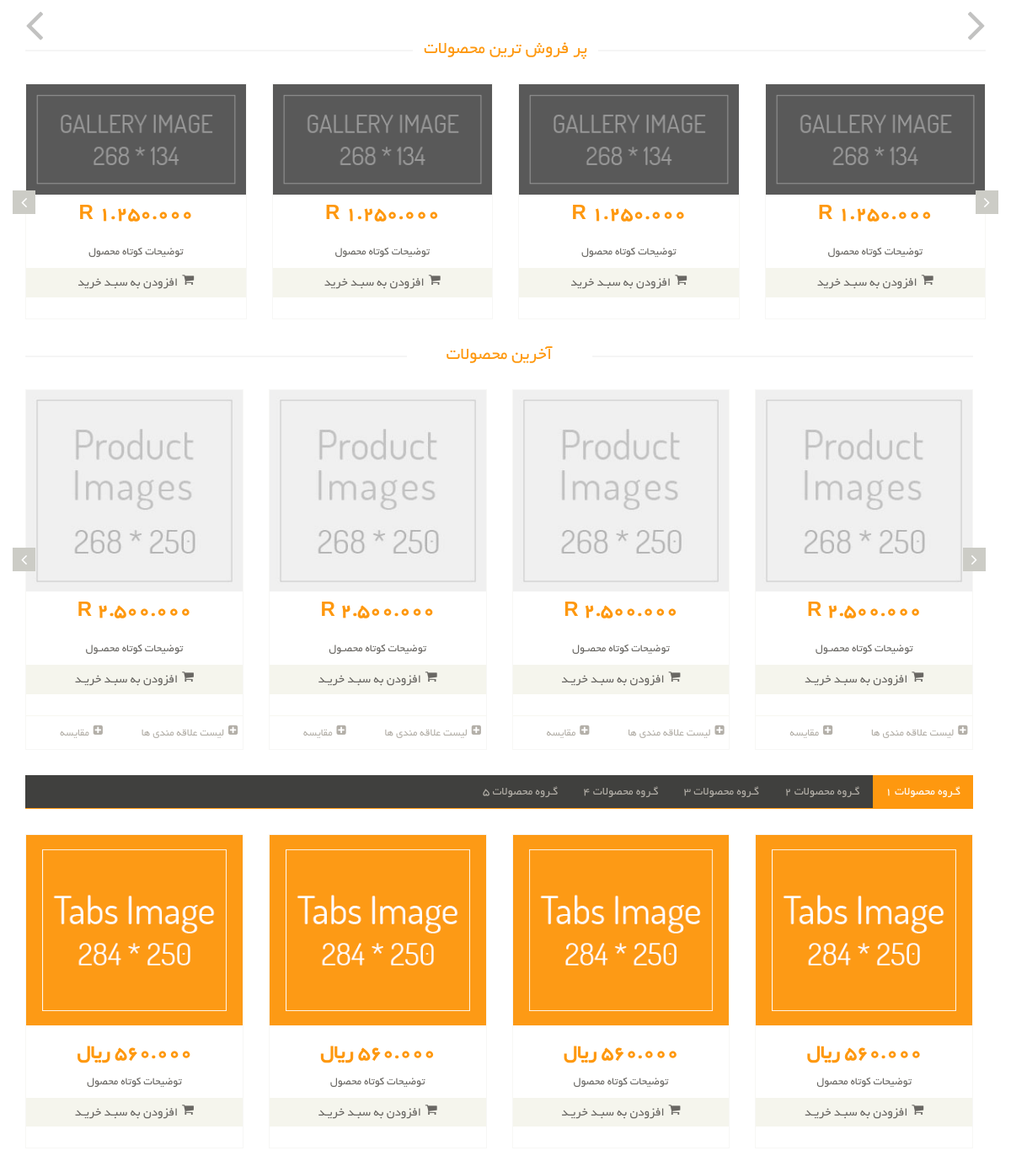
The app's page /, older data.
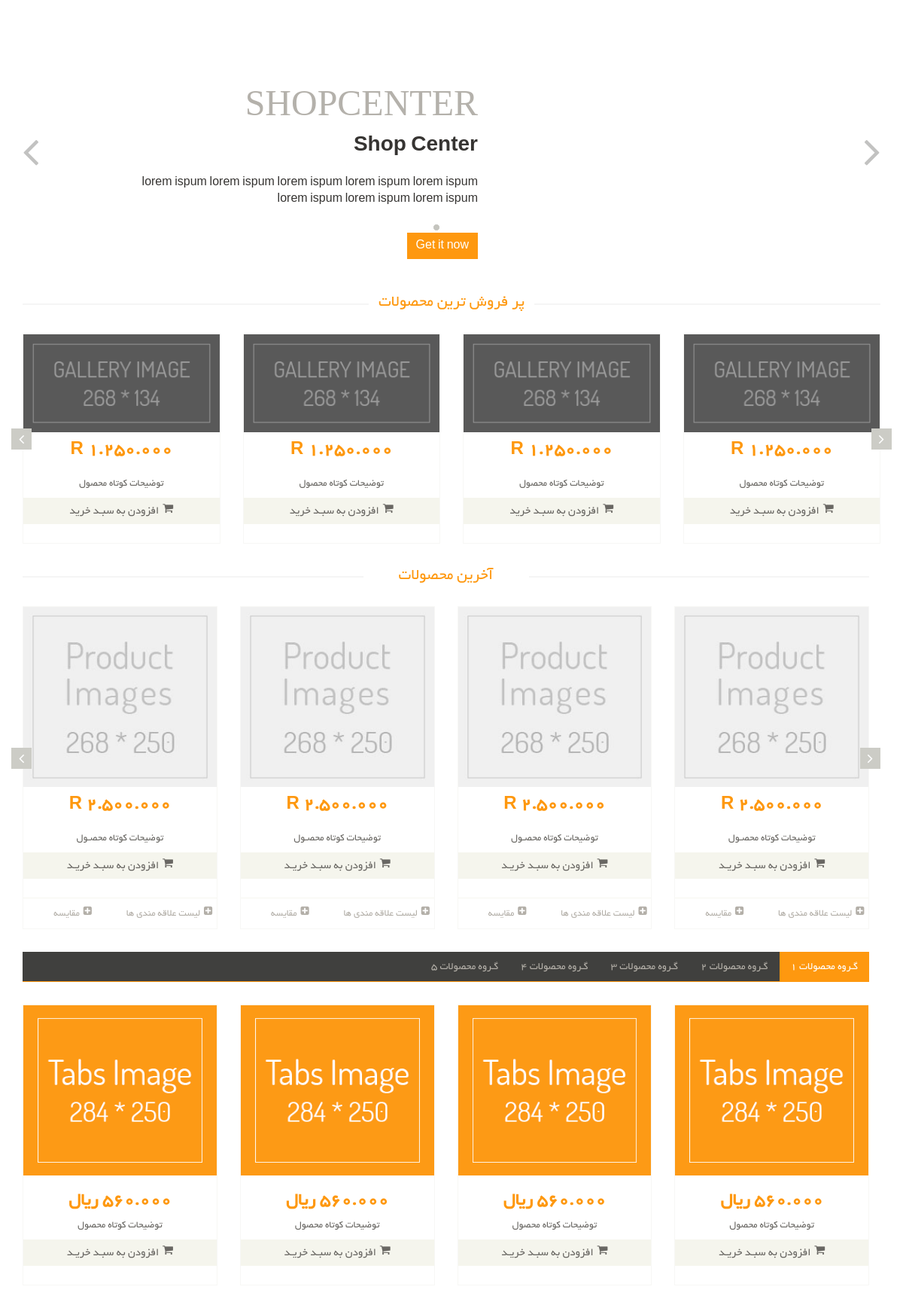
The same page, newer data.
### siteSetting/models.py (models this page shows, shortened)
class Settings(models.Model):
    carousel_image = models.ImageField(upload_to='siteSettings/')
    carousel_title = models.CharField(max_length=155)
    carousel_title2 = models.CharField(max_length=155)
    carousel_text = models.TextField()
    class Meta:
        verbose_name = 'تنظیم سایت'
        verbose_name_plural = 'تنظیمات سایت'

### shopify/views.py (the view)
# urls.py: path('', home_page, name='home'),
def home_page(request):
    site_settings = Settings.objects.all()
    context = {
        'data': 'این سایت فروشگاهی با فریم ورک django نوشته شده',
        'carousel': site_settings,
    }
    return render(request, 'home_page.html', context)

### templates/home_page.html (shortened to what the changed rows need)
{% extends 'shared/_MainLayout.html' %}
{% load static %}
{% block content %}
    <section id="slider">
        <div class="container">
            <div class="row">
                <div class="col-sm-12">
                    <div id="slider-carousel" class="carousel slide" data-ride="carousel">
                        <ol class="carousel-indicators">
                            {% for site_setting in carousel %}
                                <li data-target="#slider-carousel" data-slide-to="1"></li>
                            {% endfor %}
                        </ol>
                        <div class="carousel-inner">
                            {% for site_setting in carousel %}
                                <div class="item active">
                                    <div class="col-sm-6">
                                        <h1>{{ site_setting.carousel_title }}</h1>
                                        <h2>{{ site_setting.carousel_title2 }}</h2>
                                        <p>{{ site_setting.carousel_text }}</p>
                                        <button type="button" class="btn btn-default get">Get it now</button>
                                    </div>
                                    <div class="col-sm-6">
                                    </div>
                                </div>
                            {% endfor %}
                        </div>
                    </div>
                </div>
            </div>
        </div>
    </section>
    <div class="container">
        <div class="row">
            <div class="recommended_items">
                <h2 class="title text-center">پر فروش ترین محصولات</h2>
                <div id="recommended-item-carousel" class="carousel slide" data-ride="carousel">
                    <div class="carousel-inner">
                        <div class="item active">
                            <div class="col-sm-3">
                                <div class="product-image-wrapper">
                                    <div class="single-products">
                                        <div class="productinfo text-center">
                                            <h2>1.250.000 R</h2>
                                        </div>
                                    </div>
                                </div>
                            </div>
                            <div class="col-sm-3">
                                <div class="product-image-wrapper">
                                    <div class="single-products">
                                        <div class="productinfo text-center">
                                            <h2>1.250.000 R</h2>
                                        </div>
                                    </div>
                                </div>
                            </div>
                            <div class="col-sm-3">
                                <div class="product-image-wrapper">
                                    <div class="single-products">
                                        <div class="productinfo text-center">
                                            <h2>1.250.000 R</h2>
                                        </div>
                                    </div>
                                </div>
                            </div>
                            <div class="col-sm-3">
                                <div class="product-image-wrapper">
                                    <div class="single-products">
                                        <div class="productinfo text-center">
                                            <h2>1.250.000 R</h2>
                                        </div>
                                    </div>
                                </div>
                            </div>
                        </div>
                    </div>
                </div>
            </div>
            <div class="col-sm-12 padding-right">
                <div class="features_items">
                    <a href="shop-2.html"><h2 class="title text-center">آخرین محصولات</h2></a>
                    <div id="new-item-carousel" class="carousel slide" data-ride="carousel">
                        <div class="carousel-inner">
                            <div class="item active">
                                <div class="col-sm-3">
                                    <div class="product-image-wrapper">
                                        <div class="single-products">
                                            <div class="productinfo text-center">
                                                <h2>2.500.000 R</h2>
                                            </div>
                                        </div>
                                    </div>
                                </div>
                                <div class="col-sm-3">
                                    <div class="product-image-wrapper">
                                        <div class="single-products">
                                            <div class="productinfo text-center">
                                                <h2>2.500.000 R</h2>
                                            </div>
                                        </div>
                                    </div>
                                </div>
                                <div class="col-sm-3">
                                    <div class="product-image-wrapper">
                                        <div class="single-products">
                                            <div class="productinfo text-center">
                                                <h2>2.500.000 R</h2>
                                            </div>
                                        </div>
                                    </div>
                                </div>
                                <div class="col-sm-3">
                                    <div class="product-image-wrapper">
                                        <div class="single-products">
                                            <div class="productinfo text-center">
                                                <h2>2.500.000 R</h2>
                                            </div>
                                        </div>
                                    </div>
                                </div>
                            </div>
                        </div>
                    </div>
                </div>
                <div class="category-tab">
                    <div class="tab-content">
                        <div class="tab-pane fade active in" id="Tab_001">
                            <div class="col-sm-3">
                                <div class="product-image-wrapper">
                                    <div class="single-products">
                                        <div class="productinfo text-center">
                                            <h2>560.000 ريال</h2>
                                        </div>
                                    </div>
                                </div>
                            </div>
                            <div class="col-sm-3">
                                <div class="product-image-wrapper">
                                    <div class="single-products">
                                        <div class="productinfo text-center">
                                            <h2>560.000 ريال</h2>
                                        </div>
                                    </div>
                                </div>
                            </div>
                            <div class="col-sm-3">
                                <div class="product-image-wrapper">
                                    <div class="single-products">
                                        <div class="productinfo text-center">
                                            <h2>560.000 ريال</h2>
                                        </div>
                                    </div>
                                </div>
                            </div>
                            <div class="col-sm-3">
                                <div class="product-image-wrapper">
                                    <div class="single-products">
                                        <div class="productinfo text-center">
                                            <h2>560.000 ريال</h2>
                                        </div>
                                    </div>
                                </div>
                            </div>
                        </div>
                    </div>
                </div>
            </div>
        </div>
    </div>
{% endblock %}

Row changes from the older to the newer data that the page shows:
added Settings: carousel_title "SHOPCENTER", carousel_title2 "Shop Center", carousel_text "lorem ispum lorem ispum lorem ispum lorem ispum lorem ispum lorem ispum lorem ispum lorem ispum"
